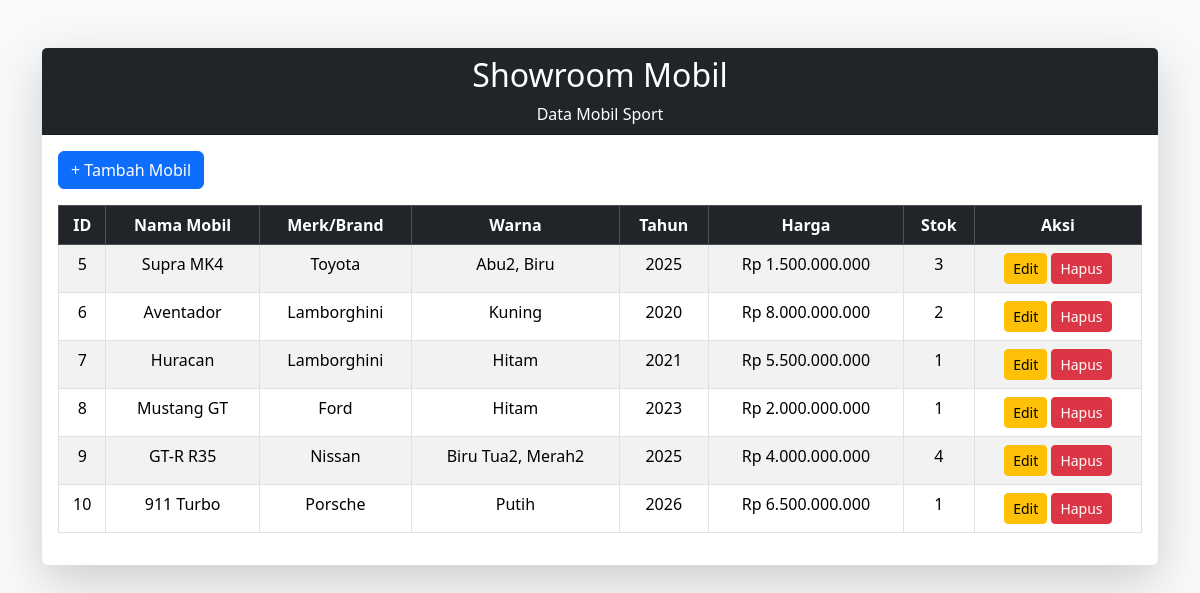
The page / on the database its author committed.
### tables this page shows
CREATE TABLE `mobil` (
  `ID` int(11) NOT NULL,
  `Nama_Mobil` varchar(255) DEFAULT NULL,
  `Merk` varchar(255) DEFAULT NULL,
  `Tahun` int(11) DEFAULT NULL,
  `Harga` decimal(12,2) DEFAULT NULL,
  `Stok` int(11) DEFAULT NULL,
  `Warna` varchar(100) DEFAULT NULL
);

### index.php (the view)
<?php
include 'koneksi.php';
$sql = "SELECT * FROM mobil";
$result = $conn->query($sql);
?>
<html lang="id">
    <link href="https://cdn.jsdelivr.net/npm/bootstrap@5.3.3/dist/css/bootstrap.min.css" rel="stylesheet">
</head>
<body class="bg-light">
<div class="container mt-5">
    <div class="card shadow-lg border-0">
        <div class="card-header bg-dark text-white text-center">
            <h2>Showroom Mobil</h2>
            <p class="mb-0">Data Mobil Sport</p>
        </div>
        <div class="card-body">
            <a href="tambah.php" class="btn btn-primary mb-3">
                + Tambah Mobil
            </a>
            <table class="table table-bordered table-striped table-hover">
                <thead class="table-dark text-center">
                    <tr>
                        <th>ID</th>
                        <th>Nama Mobil</th>
                        <th>Merk/Brand</th>
                        <th>Warna</th>
                        <th>Tahun</th>
                        <th>Harga</th>
                        <th>Stok</th>
                        <th>Aksi</th>
                    </tr>
                </thead>
                <tbody>
                <?php
                if ($result->num_rows > 0) {
                    while ($row = $result->fetch_assoc()) {
                ?>
                    <tr class="text-center">
                        <td><?php echo $row['ID']; ?></td>
                        <td><?php echo $row['Nama_Mobil']; ?></td>
                        <td><?php echo $row['Merk']; ?></td>
                        <td><?php echo $row['Warna']; ?></td>
                        <td><?php echo $row['Tahun']; ?></td>
                        <td>Rp <?php echo number_format($row['Harga'], 0, ',', '.'); ?></td>
                        <td><?php echo $row['Stok']; ?></td>
                        <td>
                            <a href="edit.php?id=<?php echo $row['ID']; ?>" class="btn btn-warning btn-sm">Edit</a>
                            <a href="hapus.php?id=<?php echo $row['ID']; ?>" class="btn btn-danger btn-sm" onclick="return confirm('Yakin ingin menghapus?')">Hapus</a>
                        </td>
                    </tr>
                <?php
                    }
                } else {
                    echo "<tr><td colspan='7' class='text-center'>Belum ada data mobil</td></tr>";
                }
                ?>
                </tbody>
            </table>
        </div>
    </div>
</div>
</body>
</html>

### rows shown on the page
mobil: ID "5", Nama_Mobil "Supra MK4", Merk "Toyota", Warna "Abu2, Biru", Tahun "2025", Harga "1.500.000.000", Stok "3"
mobil: ID "6", Nama_Mobil "Aventador", Merk "Lamborghini", Warna "Kuning", Tahun "2020", Harga "8.000.000.000", Stok "2"
mobil: ID "7", Nama_Mobil "Huracan", Merk "Lamborghini", Warna "Hitam", Tahun "2021", Harga "5.500.000.000", Stok "1"
mobil: ID "8", Nama_Mobil "Mustang GT", Merk "Ford", Warna "Hitam", Tahun "2023", Harga "2.000.000.000", Stok "1"
mobil: ID "9", Nama_Mobil "GT-R R35", Merk "Nissan", Warna "Biru Tua2, Merah2", Tahun "2025", Harga "4.000.000.000", Stok "4"
mobil: ID "10", Nama_Mobil "911 Turbo", Merk "Porsche", Warna "Putih", Tahun "2026", Harga "6.500.000.000", Stok "1"
